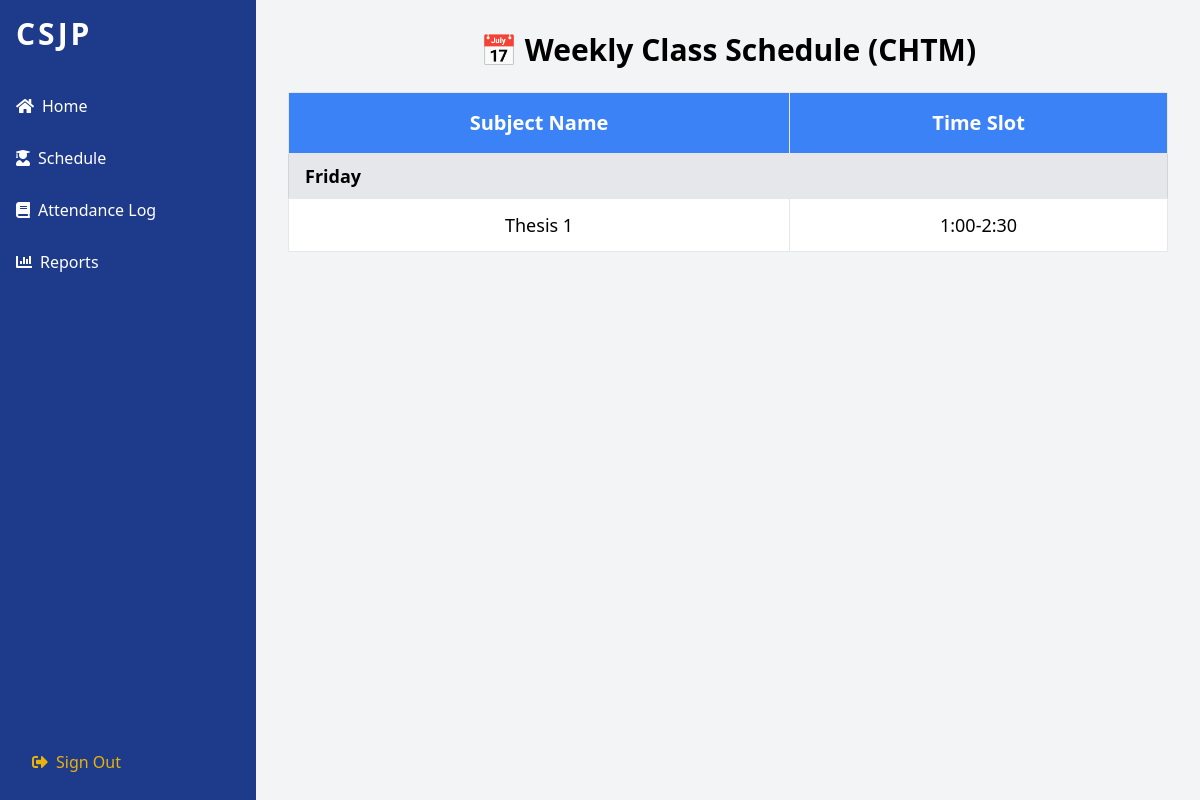
Screenshot of /CHTMSchedule.php with the database file from the repository.
### tables this page shows
CREATE TABLE `course_schedule` (
  `schedule_id` int(11) NOT NULL,
  `course_id` int(11) DEFAULT NULL,
  `year_level_id` int(11) DEFAULT NULL,
  `teacher_id` varchar(100) DEFAULT NULL,
  `day_of_week` enum('Monday','Tuesday','Wednesday','Thursday','Friday','Saturday') NOT NULL,
  `time_slot` varchar(50) NOT NULL,
  `subject_id` int(11) NOT NULL
);

CREATE TABLE `subjects` (
  `subject_name` varchar(255) NOT NULL,
  `course_id` int(11) DEFAULT NULL,
  `year_level_id` int(11) DEFAULT NULL,
  `teacher_id` varchar(100) DEFAULT NULL,
  `subject_id` int(255) NOT NULL
);

### CHTMSchedule.php (the view, shortened to what this page needs)
<?php
include 'db_connection.php';
$today = date('l');
$sql = "SELECT s.subject_name, cs.day_of_week, cs.time_slot
        FROM course_schedule cs
        JOIN subjects s ON cs.subject_id = s.subject_id
        WHERE cs.course_id = 3
        ORDER BY FIELD(cs.day_of_week, 'Monday', 'Tuesday', 'Wednesday', 'Thursday', 'Friday', 'Saturday')";
$result = $conn->query($sql);
?>
<!DOCTYPE html>
<html>
<head>
  <script src="https://cdn.tailwindcss.com"></script>
  <link href="https://cdnjs.cloudflare.com/ajax/libs/font-awesome/5.15.3/css/all.min.css" rel="stylesheet"/>
</head>
<body class="bg-gray-100 font-sans leading-normal tracking-normal">
  <div class="flex h-screen overflow-hidden">
    <div class="w-64 bg-blue-900 h-screen">
      <div class="p-4">
        <div class="text-white text-3xl font-bold mb-4 tracking-widest">CSJP</div>
      </div>
      <nav class="text-white">
        <a class="block py-2.5 px-4 rounded-md mb-2" href="CHTMHome.php">
          <i class="fas fa-home mr-2"></i>Home
        </a>
        <a class="block py-2.5 px-4 hover:bg-blue-700 rounded-md mb-2" href="CHTMSchedule.php">
          <i class="fas fa-user-graduate mr-2"></i>Schedule
        </a>
        <a class="block py-2.5 px-4 hover:bg-blue-700 rounded-md mb-2" href="CHTMlog.php">
          <i class="fas fa-book mr-2"></i>Attendance Log
        </a>
        <a class="block py-2.5 px-4 hover:bg-blue-700 rounded-md mb-2" href="CHTMReports.php">
          <i class="fas fa-chart-bar mr-2"></i>Reports
        </a>
      </nav>
      <div class="absolute bottom-0 w-full p-4">
        <a class="block py-2.5 px-4 text-yellow-500 hover:text-yellow-600" href="CSJPlogin.php">
          <i class="fas fa-sign-out-alt mr-2"></i>Sign Out
        </a>
      </div>
    </div>
    <div class="flex-1 p-8 overflow-auto">
      <h1 class="text-3xl font-bold mb-6 text-center">📅 Weekly Class Schedule (CHTM)</h1>
      <div class="overflow-x-auto">
        <table class="min-w-full w-full bg-white border border-gray-300 text-center text-lg">
          <thead>
            <tr class="bg-blue-500 text-white text-xl">
              <th class="py-4 px-6 border">Subject Name</th>
              <th class="py-4 px-6 border">Time Slot</th>
            </tr>
          </thead>
          <tbody>
            <?php
            $current_day = null;
            while ($row = $result->fetch_assoc()):
              $day = $row['day_of_week'];
              $is_today = ($day === $today);
              if ($current_day !== $day):
                $current_day = $day;
            ?>
              <tr class="bg-gray-200 text-left text-lg font-bold">
                <td colspan="2" class="py-2 px-4 <?php echo $is_today ? 'bg-yellow-200' : ''; ?>">
                  <?php echo htmlspecialchars($day); ?> <?php echo $is_today ? '(Today)' : ''; ?>
                </td>
              </tr>
            <?php endif; ?>
              <tr class="<?php echo $is_today ? 'bg-blue-100 font-semibold' : ''; ?> hover:bg-gray-100">
                <td class="py-3 px-6 border"><?php echo htmlspecialchars($row['subject_name']); ?></td>
                <td class="py-3 px-6 border"><?php echo htmlspecialchars($row['time_slot']); ?></td>
              </tr>
            <?php endwhile; ?>
          </tbody>
        </table>
      </div>
    </div>
  </div>
</body>
</html>

### rows the page displays
course_schedule: day_of_week "Friday", subjects.subject_name "Thesis 1", time_slot "1:00-2:30"
